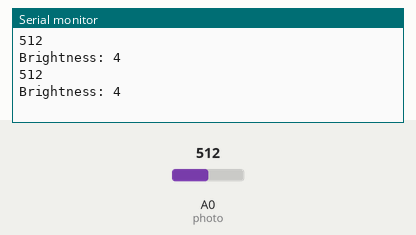
Simulated run of this sketch. Board: Arduino Uno, built with avr-gcc and run on an emulated ATmega328P. Parts: the last lines printed to the serial monitor. The inputs (shaded band) are chosen by the test bench; at power-on: A0 (photo) = 512.

Above: at 1.8 s.
1.9 s: A0 (photo) set to 716
At 2.4 s:
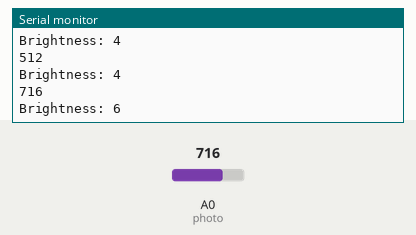
3.4 s: A0 (photo) set to 900
At 4.8 s:
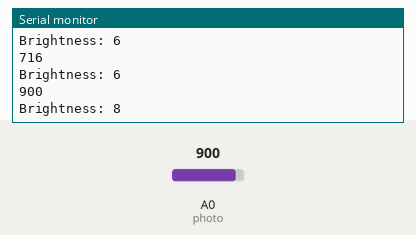
Timing chart, 0 to 6.4 s (numbered marks = the images above; inputs shaded):
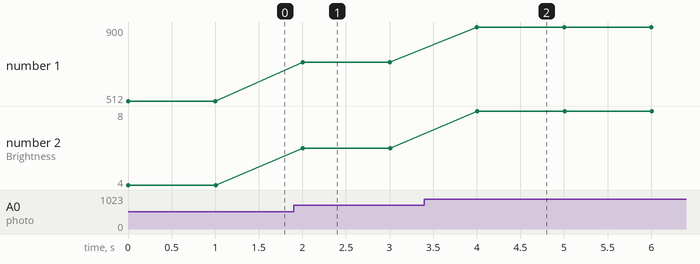

Measured:
- after the input at 1.9 s, the serial monitor: prints a new line after 0.10 s (image 1)
- after the input at 3.4 s, the serial monitor: prints a new line after 0.60 s (image 2)
- plotted number 1: 512 → 716 after the input at 1.9 s, 716 → 900 after the input at 3.4 s
- plotted number 2: 4 → 6 after the input at 1.9 s, 6 → 8 after the input at 3.4 s

The sketch:

week5_photoresistor.ino
```cpp
const int photo = 0; // analog pin A0

void setup() {
	Serial.begin(9600);
}
void loop() {
  int value = analogRead(photo);
  Serial.println(value);  // Voltage coming into A0
  int mappedVal = map(value, 100, 1000, 0, 10); // Map the value to a 1-10 range
  Serial.print("Brightness: ");
  Serial.println(mappedVal);
  delay(1000);  //Wait for a second
}
```
